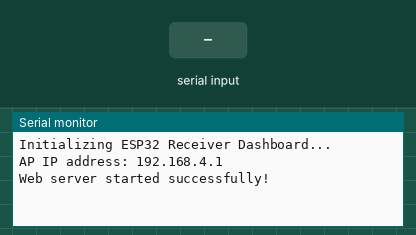
This sketch was run on a simulated ESP32. Shown: the last lines printed to the serial monitor. Inputs (shaded band) come from the test bench.

Above: at 1.3 s.
1.4 s: "N\n" received over the second serial link
At 1.8 s:
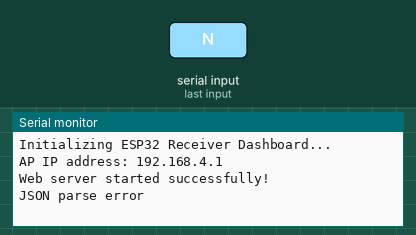
2.9 s: "1\n" received over the second serial link
At 4.1 s:
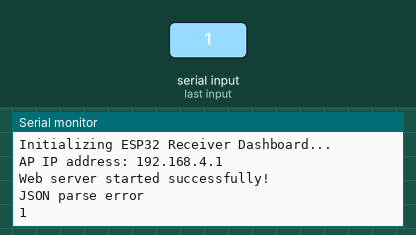

The sketch:

ESP32Receiver.ino
```cpp
#include <WiFi.h>
#include <WebServer.h>
#include <DNSServer.h>
#include <ArduinoJson.h>

// Wi-Fi Access Point Credentials
const char* ssid     = "K12 Satellite";
const char* password = "K12 Satellite";

// DNS Server for Captive Portal (Port 53)
const byte DNS_PORT = 53;
DNSServer dnsServer;

// Standard WebServer on port 80
WebServer server(80);

// RF Module connected to Serial2
#define RXD2 33
#define TXD2 32

// Default JSON — temp, press, alt, roll, pitch, heading
String latestJson = "{\"temp\":0,\"press\":0,\"alt\":0,\"roll\":0,\"pitch\":0,\"heading\":0}";
unsigned long lastRxTime = 0;

// Embedded HTML/CSS/JS (High-Tech Satellite Telemetry UI)
const char index_html[] PROGMEM = R"rawliteral(
<!DOCTYPE html>
<html lang="en">
<head>
  <meta charset="UTF-8">
  <meta name="viewport" content="width=device-width, initial-scale=1.0">
  <title>CanSat Telemetry System</title>
  <style>
    @import url('https://fonts.googleapis.com/css2?family=Share+Tech+Mono&display=swap');
    :root {
      --bg-color: #030a16;
      --panel-bg: rgba(16, 33, 58, 0.7);
      --accent-color: #00ffea;
      --text-main: #e2f1ff;
      --text-dim: #7393b3;
      --border-color: #005a8f;
    }
    * { box-sizing: border-box; }
    body {
      background-color: var(--bg-color);
      background-image:
        linear-gradient(rgba(0,255,234,0.05) 1px, transparent 1px),
        linear-gradient(90deg, rgba(0,255,234,0.05) 1px, transparent 1px);
      background-size: 20px 20px;
      color: var(--text-main);
      font-family: 'Share Tech Mono', monospace;
      margin: 0; padding: 20px;
    }
    .header {
      display: flex; justify-content: space-between; align-items: center;
      border-bottom: 2px solid var(--border-color);
      padding-bottom: 15px; margin-bottom: 25px;
    }
    .header h1 {
      margin: 0; font-size: 24px; color: var(--accent-color);
      text-shadow: 0 0 10px rgba(0,255,234,0.5);
      text-transform: uppercase; letter-spacing: 2px;
    }
    .status-indicator { display: flex; align-items: center; gap: 10px; font-size: 14px; color: var(--accent-color); transition: color 0.3s; }
    .dot { height: 10px; width: 10px; background-color: #00ff00; border-radius: 50%; box-shadow: 0 0 10px #00ff00; animation: blink 1s infinite; transition: all 0.3s; }
    .dot.lost { background-color: #ff0000; box-shadow: 0 0 10px #ff0000; }
    .status-indicator.lost { color: #ff4d4d; }
    .grid { opacity: 1; transition: opacity 0.5s; }
    .grid.lost { opacity: 0.4; }
    @keyframes blink { 0%,100%{opacity:1} 50%{opacity:0.3} }

    /* 3D Satellite Panel */
    .sat-panel {
      background: var(--panel-bg);
      border: 1px solid var(--border-color);
      border-left: 4px solid var(--accent-color);
      position: relative; margin-bottom: 25px; padding: 15px 20px;
    }
    .sat-panel::before, .sat-panel::after {
      content:''; position:absolute; width:12px; height:12px;
      border:1px solid var(--accent-color);
    }
    .sat-panel::before { top:-1px; right:-1px; border-left:none; border-bottom:none; }
    .sat-panel::after  { bottom:-1px; right:-1px; border-left:none; border-top:none; }
    .sat-header { display:flex; justify-content:space-between; align-items:center; margin-bottom:10px; }
    .sat-header span { font-size:11px; color:var(--text-dim); text-transform:uppercase; letter-spacing:1px; }
    .sat-angles { display:flex; gap:25px; font-size:13px; }
    .sat-angles div { color:var(--text-dim); }
    .sat-angles strong { color:var(--accent-color); }
    #satellite-canvas { width:100%; display:block; height:220px; }

    /* Data Grid */
    .grid-container {
      display: grid;
      grid-template-columns: repeat(auto-fit, minmax(240px, 1fr));
      gap: 18px;
    }
    .card {
      background: var(--panel-bg); padding: 18px;
      border: 1px solid var(--border-color);
      border-left: 4px solid var(--accent-color);
      position: relative;
      box-shadow: inset 0 0 20px rgba(0,0,0,0.5);
      display: flex; flex-direction: column;
    }
    .card::before, .card::after {
      content:''; position:absolute; width:10px; height:10px;
      border:1px solid var(--accent-color);
    }
    .card::before { top:-1px; right:-1px; border-left:none; border-bottom:none; }
    .card::after  { bottom:-1px; right:-1px; border-left:none; border-top:none; }
    .card h3 { margin:0 0 5px 0; font-size:11px; color:var(--text-dim); text-transform:uppercase; letter-spacing:1px; }
    .val-container { display:flex; align-items:baseline; margin-bottom:10px; }
    .val { font-size:30px; color:var(--accent-color); text-shadow:0 0 8px rgba(0,255,234,0.3); }
    .unit { font-size:13px; color:var(--text-dim); margin-left:5px; }
    .sparkline { width:100%; height:55px; border-bottom:1px solid rgba(0,255,234,0.1); margin-top:auto; display:block; }
    .section-title {
      grid-column:1/-1; margin-top:10px; margin-bottom:3px;
      color:var(--text-dim); font-size:12px; text-transform:uppercase;
      border-bottom:1px dashed var(--border-color); padding-bottom:5px;
    }
  </style>
</head>
<body>
  <div class="header">
    <h1>CanSat // Mission Control</h1>
    <div class="status-indicator" id="status-indicator">
      <div class="dot" id="status-dot"></div>
      <span id="status-text">LINK ACTIVE</span>
    </div>
  </div>

  <!-- 3D Satellite Attitude Visualizer -->
  <div class="sat-panel">
    <div class="sat-header">
      <span>&#x25B6; Attitude Visualizer // 3D Render</span>
      <div class="sat-angles">
        <div>Pitch: <strong><span id="sat-pitch">0.0</span>&deg;</strong></div>
        <div>Roll: <strong><span id="sat-roll">0.0</span>&deg;</strong></div>
      </div>
    </div>
    <canvas id="satellite-canvas" width="800" height="220"></canvas>
  </div>

  <div class="grid grid-container" id="data-grid">

    <!-- Attitude Control -->
    <div class="section-title">Attitude Control (MPU-6050)</div>
    <div class="card">
      <h3>Pitch</h3>
      <div class="val-container"><div class="val"><span id="pitch">--</span><span class="unit">&deg;</span></div></div>
      <canvas class="sparkline" id="canvas-pitch" width="200" height="55"></canvas>
    </div>
    <div class="card">
      <h3>Roll</h3>
      <div class="val-container"><div class="val"><span id="roll">--</span><span class="unit">&deg;</span></div></div>
      <canvas class="sparkline" id="canvas-roll" width="200" height="55"></canvas>
    </div>

    <!-- Environment -->
    <div class="section-title">Environment (BMP-390)</div>
    <div class="card">
      <h3>Temperature</h3>
      <div class="val-container"><div class="val"><span id="temp">--</span><span class="unit">&deg;C</span></div></div>
      <canvas class="sparkline" id="canvas-temp" width="200" height="55"></canvas>
    </div>
    <div class="card">
      <h3>Pressure</h3>
      <div class="val-container"><div class="val"><span id="press">--</span><span class="unit">hPa</span></div></div>
      <canvas class="sparkline" id="canvas-press" width="200" height="55"></canvas>
    </div>
    <div class="card">
      <h3>Altitude</h3>
      <div class="val-container"><div class="val"><span id="alt">--</span><span class="unit">m</span></div></div>
      <canvas class="sparkline" id="canvas-alt" width="200" height="55"></canvas>
    </div>

    <!-- Navigation -->
    <div class="section-title">Navigation (BMM-350 Compass)</div>
    <div class="card" style="grid-column: span 2; align-items: center;">
      <h3>Heading (Tilt-Compensated)</h3>
      <div style="display:flex; align-items:center; gap:30px; justify-content:center; flex-wrap:wrap; width:100%;">
        <canvas id="compass-canvas" width="200" height="200"></canvas>
        <div style="text-align:center;">
          <div style="font-size:11px; color:var(--text-dim); text-transform:uppercase; letter-spacing:1px; margin-bottom:8px;">Bearing</div>
          <div style="font-size:52px; color:var(--accent-color); text-shadow:0 0 12px rgba(0,255,234,0.4);"><span id="heading-deg">---</span><span style="font-size:20px; color:var(--text-dim);">&deg;</span></div>
          <div id="heading-dir" style="font-size:18px; color:var(--text-dim); margin-top:5px; letter-spacing:2px;">---</div>
        </div>
      </div>
    </div>

  </div>

  <script>
    // =====================================================
    // 3D SATELLITE VISUALIZER ENGINE
    // =====================================================
    const satCanvas = document.getElementById('satellite-canvas');
    const satCtx    = satCanvas.getContext('2d');
    let livePitch = 0, liveRoll = 0, autoYaw = 0;

    function makeSatVerts() {
      const b = [28, 18, 12];
      const pw = 45, ph = 2.5, pd = 22;
      return [
        [-b[0],-b[1],-b[2]], [ b[0],-b[1],-b[2]], [ b[0], b[1],-b[2]], [-b[0], b[1],-b[2]],
        [-b[0],-b[1], b[2]], [ b[0],-b[1], b[2]], [ b[0], b[1], b[2]], [-b[0], b[1], b[2]],
        [-b[0]-pw,-ph,-pd],[-b[0],-ph,-pd],[-b[0],ph,-pd],[-b[0]-pw,ph,-pd],
        [-b[0]-pw,-ph, pd],[-b[0],-ph, pd],[-b[0],ph, pd],[-b[0]-pw,ph, pd],
        [ b[0],-ph,-pd],[ b[0]+pw,-ph,-pd],[ b[0]+pw,ph,-pd],[ b[0],ph,-pd],
        [ b[0],-ph, pd],[ b[0]+pw,-ph, pd],[ b[0]+pw,ph, pd],[ b[0],ph, pd],
        [0,-b[1],0],[0,-b[1]-22,0]
      ];
    }
    function makeSatEdges() {
      const addBox = s => {
        const f = [];
        f.push([s,s+1],[s+1,s+2],[s+2,s+3],[s+3,s]);
        f.push([s+4,s+5],[s+5,s+6],[s+6,s+7],[s+7,s+4]);
        f.push([s,s+4],[s+1,s+5],[s+2,s+6],[s+3,s+7]);
        return f;
      };
      return [...addBox(0),...addBox(8),...addBox(16),[24,25]];
    }
    const SAT_VERTS = makeSatVerts();
    const SAT_EDGES = makeSatEdges();

    function rotateVert(v, pitch, roll, yaw) {
      let [x,y,z] = v;
      let x1=x*Math.cos(yaw)+z*Math.sin(yaw), z1=-x*Math.sin(yaw)+z*Math.cos(yaw);
      let y2=y*Math.cos(pitch)-z1*Math.sin(pitch), z2=y*Math.sin(pitch)+z1*Math.cos(pitch);
      let x3=x1*Math.cos(roll)-y2*Math.sin(roll), y3=x1*Math.sin(roll)+y2*Math.cos(roll);
      return [x3,y3,z2];
    }
    function project(v,cx,cy,fov){const s=fov/(fov+v[2]+50);return[cx+v[0]*s,cy+v[1]*s,s];}

    function drawSat() {
      const W=satCanvas.width,H=satCanvas.height,cx=W/2,cy=H/2,fov=260;
      const pR=livePitch*Math.PI/180, rR=liveRoll*Math.PI/180;
      satCtx.clearRect(0,0,W,H);
      const proj=SAT_VERTS.map(v=>project(rotateVert(v,pR,rR,autoYaw),cx,cy,fov));
      for(let pass=0;pass<2;pass++){
        satCtx.shadowColor=pass===0?'#00ffea':'transparent';
        satCtx.shadowBlur=pass===0?10:0;
        satCtx.strokeStyle='#00ffea';
        satCtx.lineWidth=pass===0?4:1.5;
        satCtx.globalAlpha=pass===0?0.25:1.0;
        for(const[a,b]of SAT_EDGES){satCtx.beginPath();satCtx.moveTo(proj[a][0],proj[a][1]);satCtx.lineTo(proj[b][0],proj[b][1]);satCtx.stroke();}
      }
      satCtx.globalAlpha=1.0; satCtx.shadowBlur=0;
      satCtx.fillStyle='#00ffea';
      for(let i=0;i<8;i++){satCtx.beginPath();satCtx.arc(proj[i][0],proj[i][1],2.5,0,Math.PI*2);satCtx.fill();}
      autoYaw+=0.008;
      requestAnimationFrame(drawSat);
    }
    drawSat();

    // =====================================================
    // SPARKLINE GRAPH ENGINE
    // =====================================================
    const MAX_POINTS = 30;
    const hist = { pitch:[], roll:[], temp:[], press:[], alt:[] };

    function drawSparkline(key) {
      const canvas=document.getElementById('canvas-'+key);
      const ctx=canvas.getContext('2d');
      const W=canvas.width, H=canvas.height;
      const data=hist[key];
      ctx.clearRect(0,0,W,H);
      if(data.length<2)return;
      let mn=Math.min(...data), mx=Math.max(...data);
      if(mn===mx){mn-=1;mx+=1;}
      const rng=mx-mn;
      ctx.beginPath(); ctx.strokeStyle='#00ffea'; ctx.lineWidth=2; ctx.lineJoin='round';
      for(let i=0;i<data.length;i++){
        const x=(i/(MAX_POINTS-1))*W;
        const y=H-((data[i]-mn)/rng)*H*0.78-H*0.11;
        i===0?ctx.moveTo(x,y):ctx.lineTo(x,y);
      }
      ctx.stroke();
      ctx.lineTo(W,H);ctx.lineTo(0,H);ctx.closePath();
      const g=ctx.createLinearGradient(0,0,0,H);
      g.addColorStop(0,'rgba(0,255,234,0.22)');
      g.addColorStop(1,'rgba(0,255,234,0)');
      ctx.fillStyle=g; ctx.fill();
    }
    function pushAndDraw(key,val){
      hist[key].push(val);
      if(hist[key].length>MAX_POINTS)hist[key].shift();
      drawSparkline(key);
    }

    // =====================================================
    // COMPASS ROSE ENGINE
    // =====================================================
    function bearingLabel(deg){
      const dirs=['N','NNE','NE','ENE','E','ESE','SE','SSE','S','SSW','SW','WSW','W','WNW','NW','NNW'];
      return dirs[Math.round(deg/22.5)%16];
    }
    function drawCompass(heading){
      const canvas=document.getElementById('compass-canvas');
      const ctx=canvas.getContext('2d');
      const W=canvas.width, H=canvas.height;
      const cx=W/2, cy=H/2, R=Math.min(W,H)/2-8;
      ctx.clearRect(0,0,W,H);
      // Outer ring
      ctx.beginPath();ctx.arc(cx,cy,R,0,Math.PI*2);
      ctx.strokeStyle='#005a8f';ctx.lineWidth=2;ctx.shadowColor='#00ffea';ctx.shadowBlur=6;ctx.stroke();ctx.shadowBlur=0;
      // Inner ring
      ctx.beginPath();ctx.arc(cx,cy,R*0.72,0,Math.PI*2);
      ctx.strokeStyle='rgba(0,90,143,0.4)';ctx.lineWidth=1;ctx.stroke();
      // Tick marks
      for(let i=0;i<12;i++){
        const ang=(i/12)*Math.PI*2-Math.PI/2;
        const isMain=i%3===0;
        const r1=isMain?R-14:R-8;
        ctx.beginPath();ctx.moveTo(cx+Math.cos(ang)*r1,cy+Math.sin(ang)*r1);
        ctx.lineTo(cx+Math.cos(ang)*R,cy+Math.sin(ang)*R);
        ctx.strokeStyle=isMain?'rgba(0,255,234,0.7)':'rgba(0,90,143,0.8)';
        ctx.lineWidth=isMain?2:1;ctx.stroke();
      }
      // Labels
      [{label:'N',deg:0},{label:'NE',deg:45},{label:'E',deg:90},{label:'SE',deg:135},
       {label:'S',deg:180},{label:'SW',deg:225},{label:'W',deg:270},{label:'NW',deg:315}]
      .forEach(c=>{
        const ang=(c.deg-90)*Math.PI/180;
        const isC=c.label.length===1;
        ctx.fillStyle=c.label==='N'?'#ff4d4d':(isC?'#00ffea':'rgba(0,255,234,0.5)');
        ctx.font=isC?'bold 13px Share Tech Mono':'10px Share Tech Mono';
        ctx.textAlign='center'; ctx.textBaseline='middle';
        if(c.label==='N'){ctx.shadowColor='#ff4d4d';ctx.shadowBlur=6;}
        ctx.fillText(c.label,cx+Math.cos(ang)*(R-(isC?24:26)),cy+Math.sin(ang)*(R-(isC?24:26)));
        ctx.shadowBlur=0;
      });
      // Needle
      const nAng=(heading-90)*Math.PI/180;
      const nLen=R*0.6, tLen=R*0.28;
      ctx.beginPath();
      ctx.moveTo(cx-Math.cos(nAng)*tLen,cy-Math.sin(nAng)*tLen);
      ctx.lineTo(cx+Math.cos(nAng)*nLen,cy+Math.sin(nAng)*nLen);
      ctx.strokeStyle='#00ffea';ctx.lineWidth=2.5;ctx.shadowColor='#00ffea';ctx.shadowBlur=10;ctx.stroke();ctx.shadowBlur=0;
      ctx.beginPath();
      ctx.moveTo(cx,cy);ctx.lineTo(cx+Math.cos(nAng+Math.PI)*tLen,cy+Math.sin(nAng+Math.PI)*tLen);
      ctx.strokeStyle='#ff4d4d';ctx.lineWidth=2;ctx.shadowColor='#ff4d4d';ctx.shadowBlur=6;ctx.stroke();ctx.shadowBlur=0;
      ctx.beginPath();ctx.arc(cx,cy,5,0,Math.PI*2);
      ctx.fillStyle='#00ffea';ctx.shadowColor='#00ffea';ctx.shadowBlur=8;ctx.fill();ctx.shadowBlur=0;
    }
    drawCompass(0); // default on load

    // =====================================================
    // DATA FETCH LOOP (every 500ms)
    // =====================================================
    setInterval(()=>{
      fetch('/data')
        .then(r=>r.json())
        .then(d=>{
          const dot = document.getElementById('status-dot');
          const indicator = document.getElementById('status-indicator');
          const text = document.getElementById('status-text');
          const grid = document.getElementById('data-grid');

          if (d.connected) {
            dot.className = 'dot';
            indicator.className = 'status-indicator';
            text.innerText = 'LINK ACTIVE';
            grid.className = 'grid grid-container';

            // 3D satellite
            livePitch=d.pitch; liveRoll=d.roll;
            document.getElementById('sat-pitch').innerText=d.pitch.toFixed(1);
            document.getElementById('sat-roll').innerText=d.roll.toFixed(1);

            // Attitude
            document.getElementById('pitch').innerText=d.pitch.toFixed(1);
            document.getElementById('roll').innerText=d.roll.toFixed(1);
            pushAndDraw('pitch',d.pitch);
            pushAndDraw('roll',d.roll);

            // Environment (BMP-390)
            document.getElementById('temp').innerText=d.temp.toFixed(1);
            document.getElementById('press').innerText=d.press.toFixed(2);
            document.getElementById('alt').innerText=d.alt.toFixed(1);
            pushAndDraw('temp',d.temp);
            pushAndDraw('press',d.press);
            pushAndDraw('alt',d.alt);

            // Compass
            drawCompass(d.heading);
            document.getElementById('heading-deg').innerText=Math.round(d.heading);
            document.getElementById('heading-dir').innerText=bearingLabel(d.heading);
          } else {
            dot.className = 'dot lost';
            indicator.className = 'status-indicator lost';
            text.innerText = 'LINK LOST \u26A0\uFE0F';
            grid.className = 'grid grid-container lost';
          }
        })
        .catch(()=>{});
    }, 500);
  </script>
</body>
</html>
)rawliteral";

void setup() {
  delay(100);
  Serial.begin(115200);
  Serial2.begin(9600, SERIAL_8N1, RXD2, TXD2);

  Serial.println("\nInitializing ESP32 Receiver Dashboard...");

  // Setup Wi-Fi Access Point
  WiFi.mode(WIFI_AP);
  WiFi.softAP(ssid, password);
  Serial.print("AP IP address: ");
  Serial.println(WiFi.softAPIP());

  // Captive Portal DNS — any domain → ESP32
  dnsServer.start(DNS_PORT, "*", WiFi.softAPIP());

  // Serve the main HTML page
  server.on("/", HTTP_GET, []() {
    server.send(200, "text/html", index_html);
  });

  // Serve live JSON data
  server.on("/data", HTTP_GET, []() {
    bool isConnected = (millis() - lastRxTime) < 3000;
    String response = latestJson;
    // Strip the last '}' and add the connected status
    if (response.endsWith("}")) {
      response = response.substring(0, response.length() - 1);
      response += ",\"connected\":" + String(isConnected ? "true" : "false") + "}";
    }
    server.send(200, "application/json", response);
  });

  // Redirect any other URL to dashboard (captive portal)
  server.onNotFound([]() {
    server.sendHeader("Location", String("http://") + WiFi.softAPIP().toString(), true);
    server.send(302, "text/plain", "");
  });

  server.begin();
  Serial.println("Web server started successfully!");
}

void loop() {
  dnsServer.processNextRequest();
  server.handleClient();

  if (Serial2.available()) {
    String incomingJson = Serial2.readStringUntil('\n');
    incomingJson.trim();

    if (incomingJson.length() > 0) {
      StaticJsonDocument<256> doc;
      DeserializationError error = deserializeJson(doc, incomingJson);

      if (!error) {
        latestJson = incomingJson;
        lastRxTime = millis(); // Reset the watchdog timer
        Serial.println(latestJson);
      } else {
        Serial.println("JSON parse error");
      }
    }
  }
}
```

Measured:
- after the input at 1.4 s, the serial monitor: prints a new line at once (image 1)
- after the input at 2.9 s, the serial monitor: prints a new line at once (image 2)
